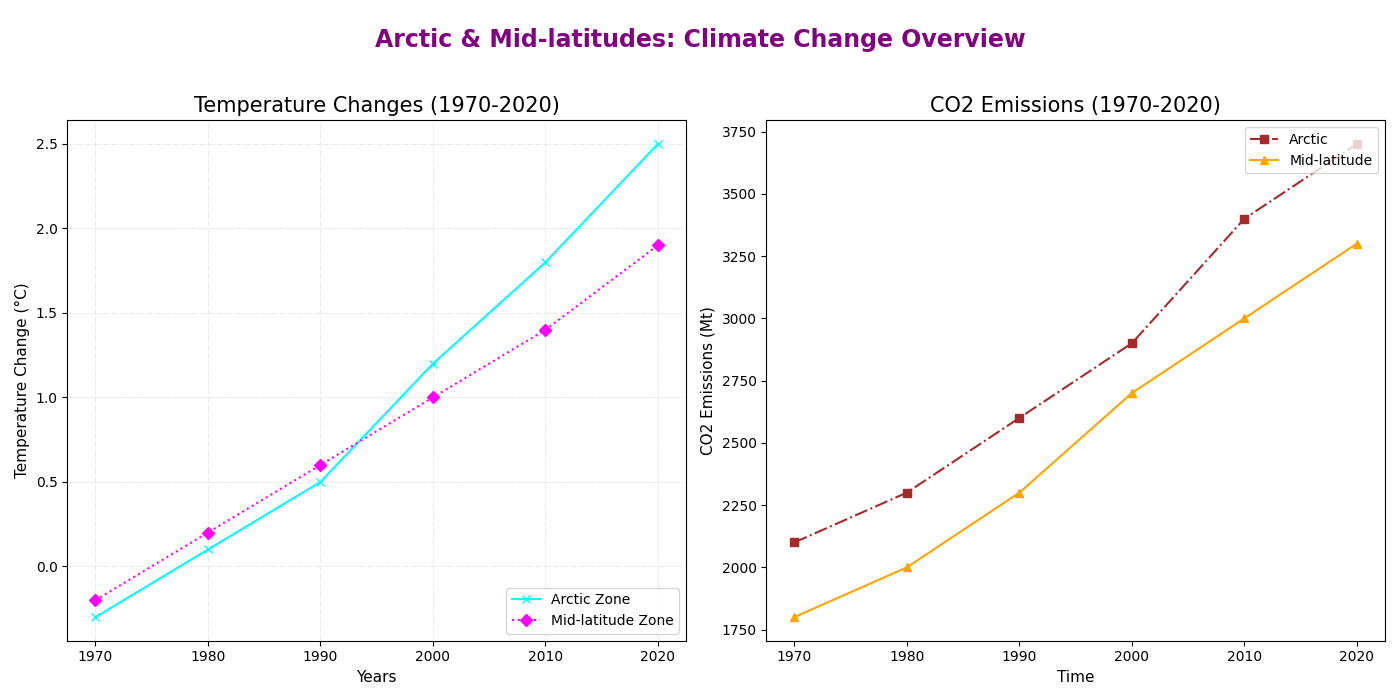

This chart was generated by the following Python code:
import matplotlib.pyplot as plt
import numpy as np

decades = np.array([1970, 1980, 1990, 2000, 2010, 2020])

temperature_anomalies_polar = np.array([-0.3, 0.1, 0.5, 1.2, 1.8, 2.5])
temperature_anomalies_temperate = np.array([-0.2, 0.2, 0.6, 1.0, 1.4, 1.9])

co2_emissions_polar = np.array([2100, 2300, 2600, 2900, 3400, 3700])
co2_emissions_temperate = np.array([1800, 2000, 2300, 2700, 3000, 3300])

fig, axes = plt.subplots(1, 2, figsize=(14, 7))

# Temperature anomalies plot
axes[0].plot(decades, temperature_anomalies_polar, marker='x', color='cyan', linestyle='-', label='Arctic Zone')
axes[0].plot(decades, temperature_anomalies_temperate, marker='D', color='magenta', linestyle=':', label='Mid-latitude Zone')
axes[0].set_title("Temperature Changes (1970-2020)", fontsize=15)
axes[0].set_xlabel("Years", fontsize=11)
axes[0].set_ylabel("Temperature Change (°C)", fontsize=11)
axes[0].legend(loc="lower right", fontsize=10)
axes[0].grid(True, linestyle='-.', linewidth=0.6, alpha=0.3)

# CO2 emissions plot
axes[1].plot(decades, co2_emissions_polar, marker='s', color='brown', linestyle='-.', label='Arctic', linewidth=1.5)
axes[1].plot(decades, co2_emissions_temperate, marker='^', color='orange', linestyle='-', label='Mid-latitude', linewidth=1.5)
axes[1].set_title("CO2 Emissions (1970-2020)", fontsize=15)
axes[1].set_xlabel("Time", fontsize=11)
axes[1].set_ylabel("CO2 Emissions (Mt)", fontsize=11)
axes[1].legend(loc="upper right", fontsize=10)
axes[1].grid(False)  # Removed grid

plt.suptitle("Arctic & Mid-latitudes: Climate Change Overview", fontsize=17, fontweight='bold', color='purple', y=0.96)
plt.tight_layout(rect=[0, 0, 1, 0.94])

plt.show()
